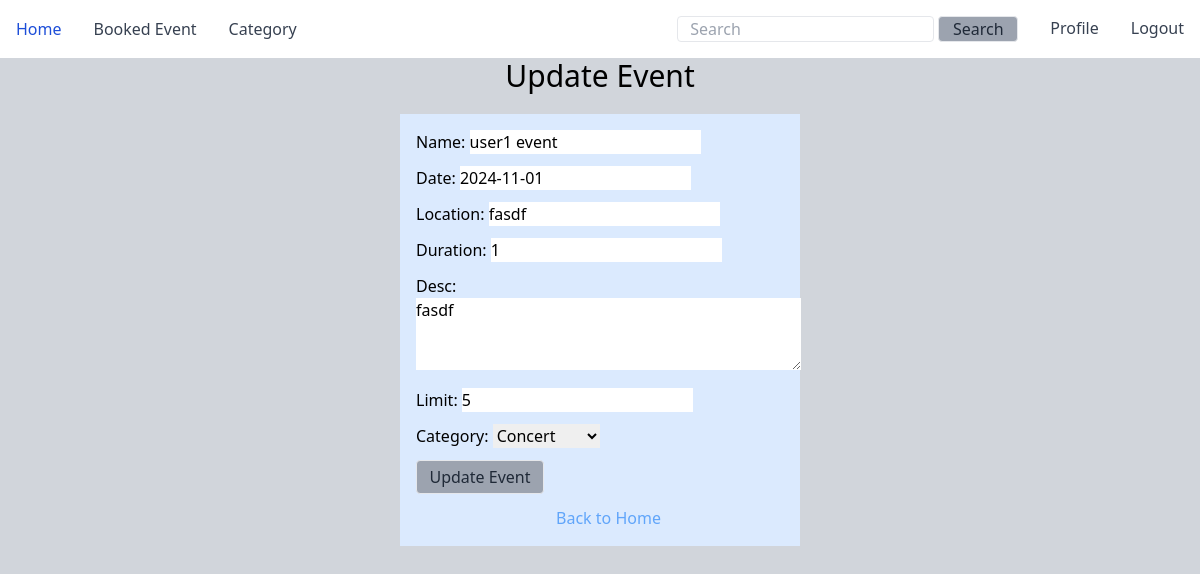
Page /update_event/4 (signed in) on the earlier database version.
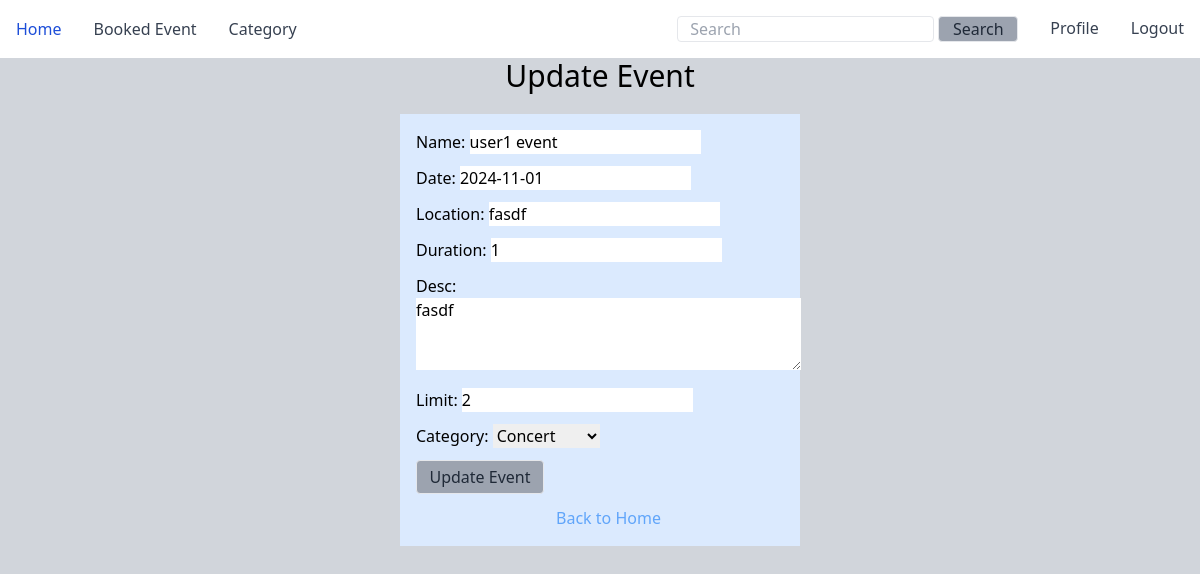
Same page on the later database version.
### event/models.py (models this page shows, shortened)
class Event(models.Model):
    name = models.CharField(max_length=200)
    date = models.DateTimeField(default=datetime.now())
    location = models.TextField(max_length=100)
    duration = models.IntegerField(default=1)
    desc = models.TextField()
    limit = models.IntegerField(default=5)
    category = models.ForeignKey(Category, on_delete=models.CASCADE, default=1)
    owner = models.ForeignKey(User, on_delete=models.CASCADE)
    created_at = models.DateTimeField(auto_now_add=True)
    updated_at = models.DateTimeField(auto_now=True)
    class Meta:
        ordering = ['created_at']

class Category(models.Model):
    name = models.CharField(max_length=50)
    created_at = models.DateTimeField(auto_now_add=True)
    updated_at = models.DateTimeField(auto_now=True)
    def __str__(self):
        return f"{self.name}"
    class Meta:
        ordering = ['name']

### event/views.py (the view)
# urls.py: path('update_event/<int:pk>', views.update_event_view, name="update_event"),
@login_required
def update_event_view(request, pk):
    event = models.Event.objects.get(pk=pk)
    if request.method =="POST":
        form = forms.EventForm(request.POST, instance=event)
        if form.is_valid():
            form = form.save(commit=False)
            form.owner = request.user
            form.save()
            return redirect('view_event', pk)
    else:
        form = forms.EventForm(instance=event)
    context = {
        "form": form,
        'text' : "Update"
    }
    template_name = "event/event_form.html"
    return render(request, template_name, context)

### event/forms.py
class EventForm(forms.ModelForm):
    class Meta:
        model = models.Event
        fields = ['name', 'date', 'location', 'duration', 'desc','limit', 'category']
        widgets = {
            'name':forms.TextInput(attrs={'placeholder': 'Name'}),
            'date':forms.DateInput(attrs={'placeholder': 'Date'}),
            'location':forms.TextInput(attrs={'placeholder': 'location'}),
            'duration':forms.NumberInput(attrs={'placeholder': 'duration'}),
            'desc':forms.Textarea(attrs={'placeholder': 'Detail','rows': 3}),
            'limit':forms.NumberInput(attrs={'placeholder': 'Set a Limit'}),
            'category':forms.Select(attrs={'placeholder': 'category'}),
        }

### event/templates/event/event_form.html (shortened to what this page needs)
{% extends 'base.html' %}
{% block content %}
<p class="text-3xl text-center mb-5">{{ text }} Event</p>
<div class="flex justify-center w-full ">
    <div class=" flex justify-center w-1/3">
        <form method="post" class="grid gap-3 w-full p-4 bg-blue-100">
            {{ form.as_p }}
            <button type="submit"
                class="px-3 py-1 bg-gray-400 text-gray-800 border rounded hover:text-gray-100 hover:bg-blue-400 w-32 ">{{ text }} Event</button>
                <p class="text-center "><a href="{% url 'home' %}" class="text-blue-400 hover:text-blue-600">Back to Home</a></p>
        </form>
    </div>
</div>
{% endblock %}

Differences in the rows shown:
changed Event "fasdf": limit "5" → "2"
